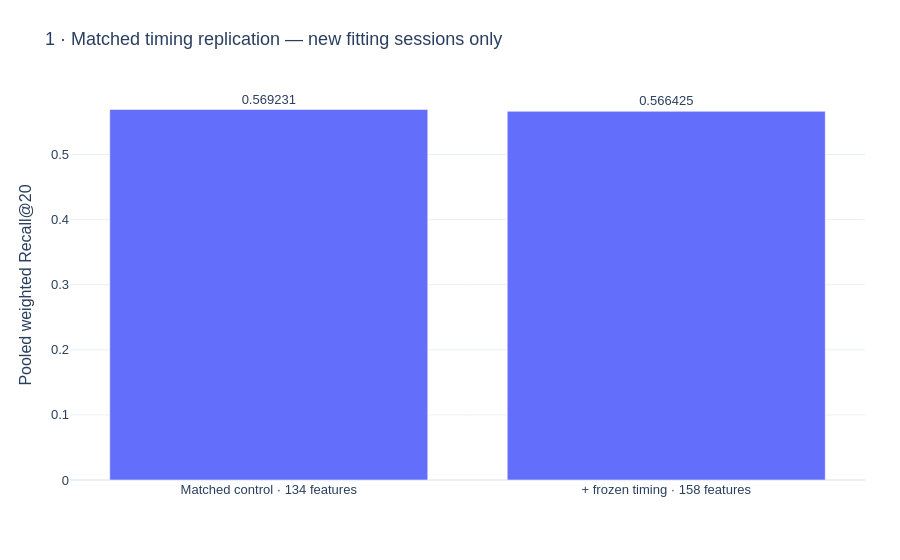

The notebook cell this image was saved under:
### Markdown cell above
## Matched model scores

### Code cell
notebook_view.show_chart(1)

### Figure 1 — Plotly figure (JSON) as saved in the notebook; plotly's stock layout.template omitted (floating-point values rounded to 4 significant figures)
{"data": [{"text": ["0.569231", "0.566425"], "textposition": "outside", "type": "bar", "x": ["Matched control · 134 features", "+ frozen timing · 158 features"], "y": [0.5692, 0.5664]}], "layout": {"font": {"family": "Arial", "size": 13}, "margin": {"b": 80, "l": 70, "r": 35, "t": 90}, "title": {"text": "1 · Matched timing replication — new fitting sessions only"}, "yaxis": {"title": {"text": "Pooled weighted Recall@20"}}}}
